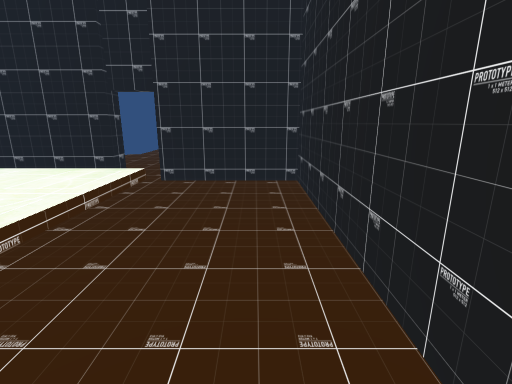
[1] (above)

12 first-person views from a walk through a Unity game level. The camera is 1.4 m above the floor, tilts 14° down and sees 85° across. Doors are open. The floor is counted in squares, 0.5 m on a side. Each view is taken from the middle of a square. On the plan, view 1 faces up. The plan holds only what a view shows up to about 19 squares ahead; the rest is blank. The player character is not drawn. Some animated figures are left out.

[2]
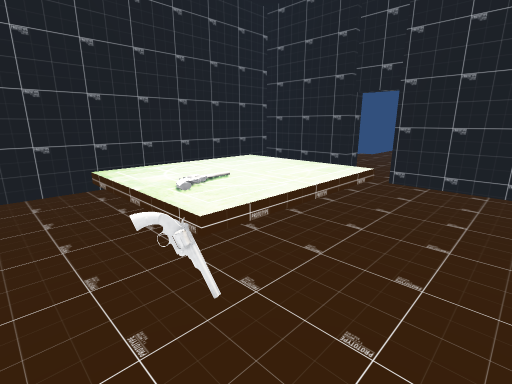

[3]
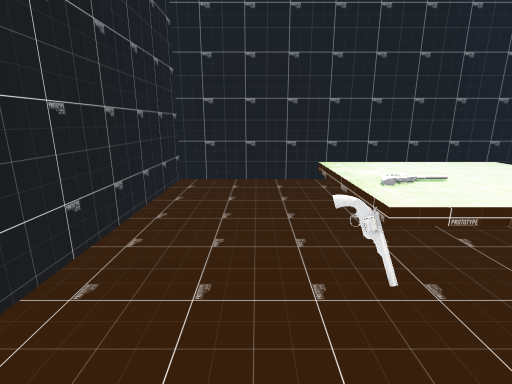

[4]
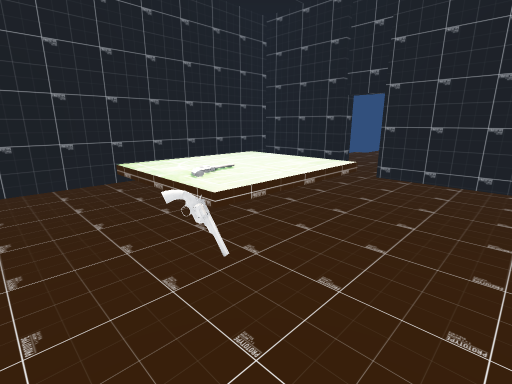

[5]
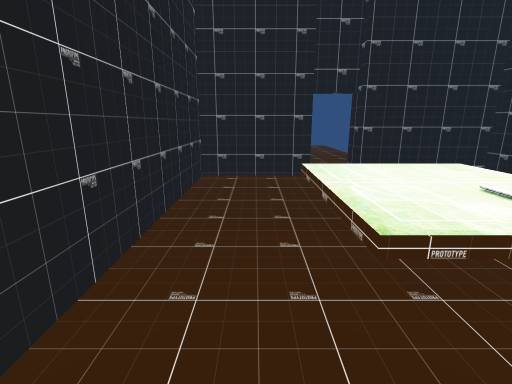

[6]
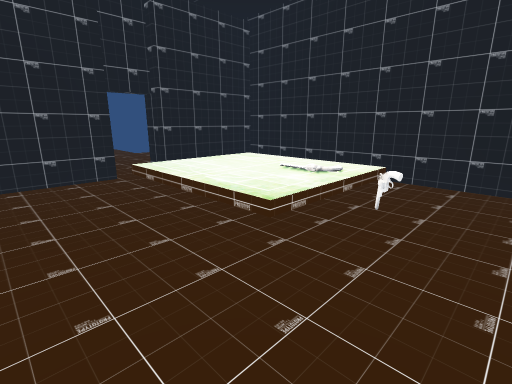

[7]
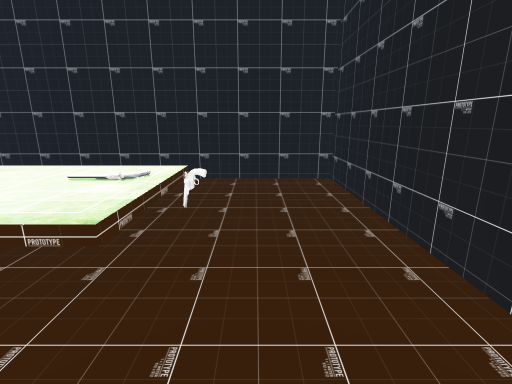

[8]
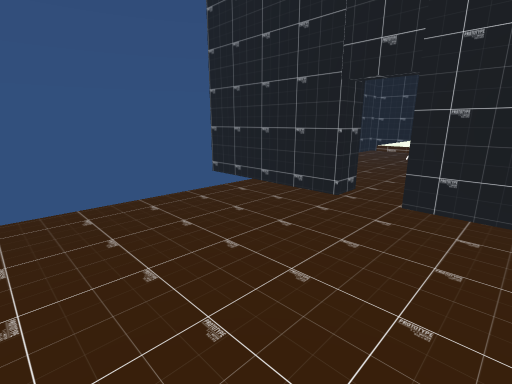

[9]
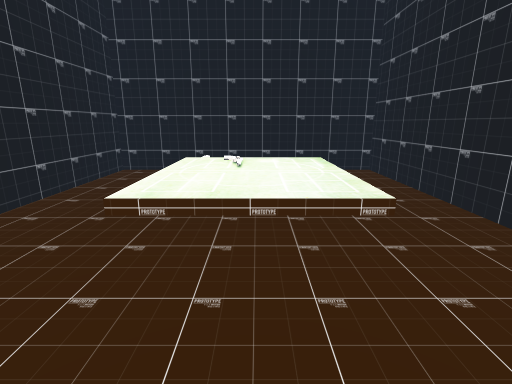

[10]
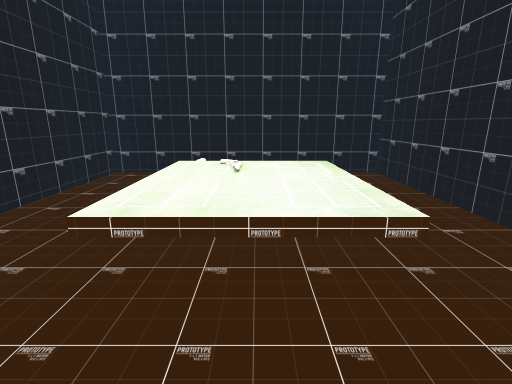

[11]
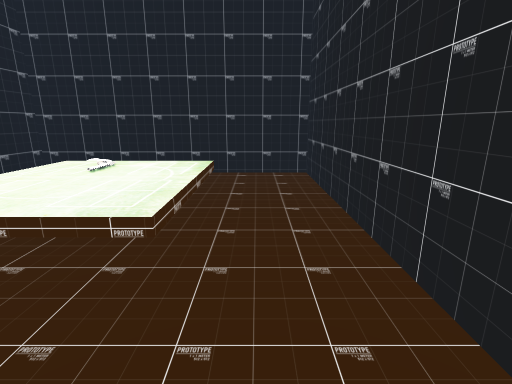

[12]
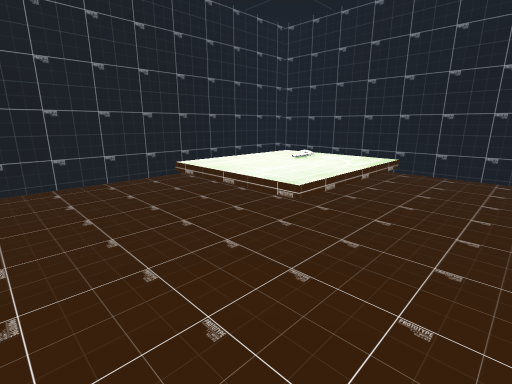

### Floor plan
Points are (right, up) in squares from view 1. A wall is a line through its corners. A room is listed if a view was taken in it or the views show most of it. See-through windows are left out.
Room 1 (views 1, 2, 3, 4, 5, 6, 7, 9, 10, 11, 12)
walls: (-7.1, 13.9) (-12.9, 13.9) (-12.9, -3.8) (2.1, -3.8) (2.1, 13.6) (-4.7, 13.6)
ways out: open door at (-5.8, 14.6) to room 2
objects: other object (-9, 2) to (-3, 8); other object (-6, 3) to (-5, 4); other object (-4, 2)
Room 2 (view 8)
walls: (-4.7, 15.2) (2.5, 15.2); (-9.9, 15.2) (-7.1, 15.2)
ways out: open door at (-5.8, 14.6) to room 1

Positions as (right, up) in squares from view 1, and headings:
1: (0, 0), facing up
2: (0, 0), facing up-left
3: (1, 0), facing left
4: (1, -1), facing up-left
5: (-10, -1), facing up
6: (-12, -1), facing up-right
7: (-12, 0), facing right
8: (-10, 25), facing down-right
9: (-6, 13), facing down
10: (-6, 12), facing down
11: (-10, 12), facing down
12: (-12, 13), facing down-right
